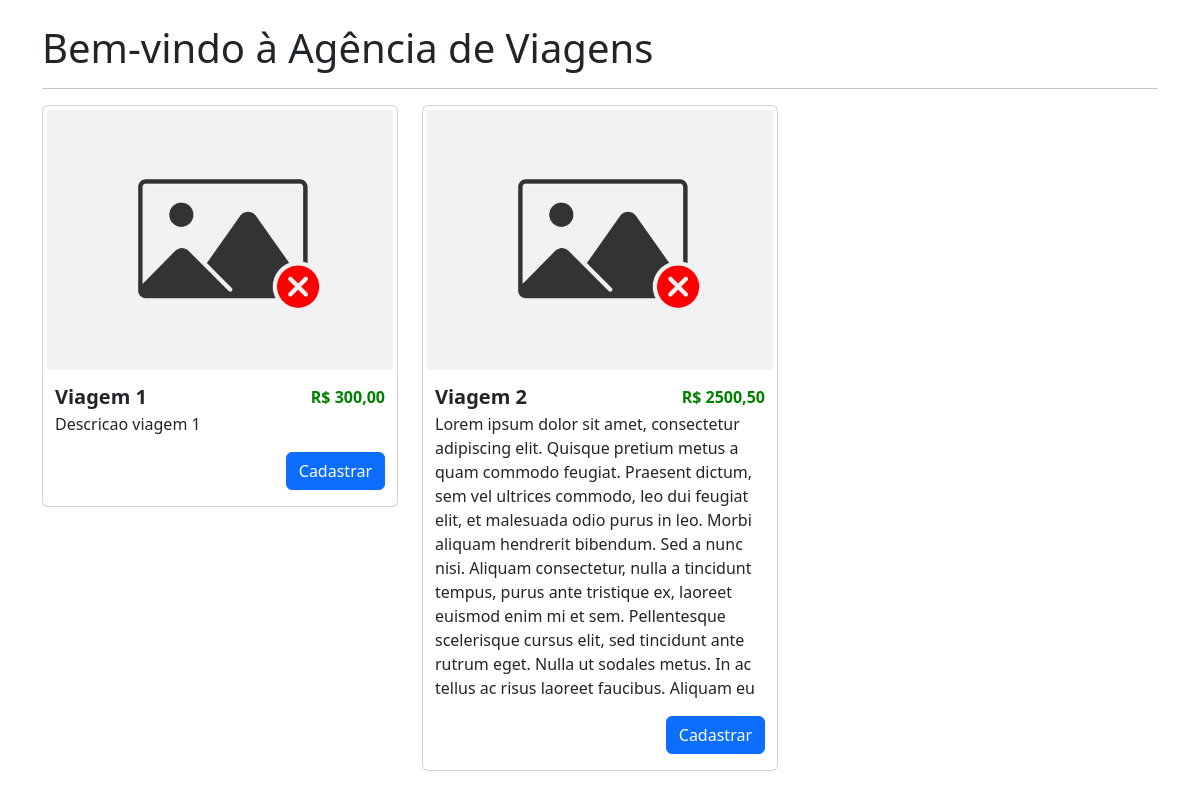
/trip/, run on the app's committed database.
### trip/models.py (models this page shows, shortened)
class Viagem(models.Model):
    titulo = models.CharField(max_length=200)
    slug = models.SlugField(unique=True, blank=True)
    categoria = models.ForeignKey(
        Categoria, on_delete=models.SET_NULL, null=True, blank=True, default=None)  # noqa
    descricao = models.TextField(null=False)
    custo = models.DecimalField(max_digits=10, decimal_places=2, null=False)
    preco = models.DecimalField(max_digits=10, decimal_places=2, null=False)
    check_in_data = models.DateTimeField(null=False)
    check_out_data = models.DateTimeField(null=False)
    vagas_disponiveis = models.IntegerField()
    cover = models.ImageField(
        upload_to='viagens_covers/', null=True, blank=True)
    is_active = models.BooleanField(default=True)
    created_at = models.DateTimeField(auto_now_add=True)
    updated_at = models.DateTimeField(auto_now=True)

### trip/views.py (the view)
# urls.py: path('', listar_viagens_disponiveis,
def listar_viagens_disponiveis(request):
    viagens_disponiveis = Viagem.objects.filter(
        is_active=True, vagas_disponiveis__gt=0)
    return render(request, 'home.html', {'viagens_disponiveis': viagens_disponiveis})

### trip/templates/home.html
{% extends "base_nosidebar.html" %}
{% block content %}
  <div class="viagens-disponiveis">
    <h1>Bem-vindo à Agência de Viagens</h1>
    <hr>
    <div class="row">
      {% for viagem in viagens_disponiveis %}
        <div class="col-md-4">
          <div class="card">
            {% if viagem.cover %}
                <img class="rounded p-1" src="{{ viagem.cover.url }}" alt="{{ viagem.titulo }}">
            {% else %}
                <p>Nenhuma imagem disponível</p>
            {% endif %}
            <div class="container">
              <div class="d-flex justify-content-between align-items-center mt-2">
                <span class="fs-5"><b>{{ viagem.titulo }}</b></span>
                <span class='price fs-6'>R$ {{ viagem.preco }}</span>
              </div>
              <p>{{ viagem.descricao }}</p>
              <button class="btn btn-primary btn-md mb-3 float-end" onclick="window.location.href='{% url 'user:vincular_viagem' viagem.id %}'">Cadastrar</button>
            </div>
          </div>
        </div>
      {% endfor %}
    </div>
  </div>
{% endblock content %}

### base_static/css/styles.css (style rules this page uses)
body { margin: 0; font-family: 'Arial', sans-serif; }
.price { font-weight: bold; color: green; }

### data on the page
Viagem: cover (picture), titulo "Viagem 1", preco "300,00", descricao "Descricao viagem 1"
Viagem: cover (picture), titulo "Viagem 2", preco "2500,50", descricao "Lorem ipsum dolor sit amet, consectetur adipiscing elit. Quisque pretium metus a quam commodo feugiat. Praesent dictum, sem vel ultrices commodo, leo dui feugiat elit, et malesuada odio purus in leo. Morbi aliquam hendrerit bibendum. Sed a nunc nisi. Aliquam consectetur, nulla a tincidunt tempus, purus ante tristique ex, laoreet euismod enim mi et sem. Pellentesque scelerisque cursus elit, sed tincidunt ante rutrum eget. Nulla ut sodales metus. In ac tellus ac risus laoreet faucibus. Aliquam eu"
